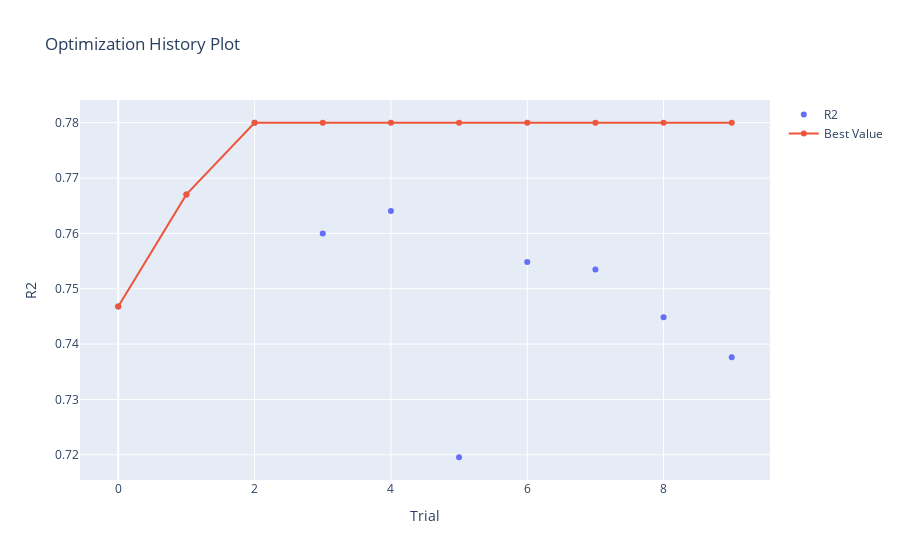

The notebook cell this image was saved under:
### Markdown cell above
Метрики несколько хуже, чем в модели градиентного бустинга, но при этом мы не наблюдаем переобучения, а также модель обучается гораздо быстрее.

### Code cell
# Построим график оптимизации метрики R2
optuna.visualization.plot_optimization_history(study, target_name='R2')

### Figure 1 — Plotly figure (JSON) as saved in the notebook; plotly's stock layout.template omitted (floating-point values rounded to 4 significant figures)
{"data": [{"mode": "markers", "name": "R2", "type": "scatter", "x": [0, 1, 2, 3, 4, 5, 6, 7, 8, 9], "y": [0.7468, 0.767, 0.78, 0.76, 0.764, 0.7196, 0.7549, 0.7535, 0.7449, 0.7376]}, {"name": "Best Value", "type": "scatter", "x": [0, 1, 2, 3, 4, 5, 6, 7, 8, 9], "y": [0.7468, 0.767, 0.78, 0.78, 0.78, 0.78, 0.78, 0.78, 0.78, 0.78]}], "layout": {"title": {"text": "Optimization History Plot"}, "xaxis": {"title": {"text": "Trial"}}, "yaxis": {"title": {"text": "R2"}}}}
